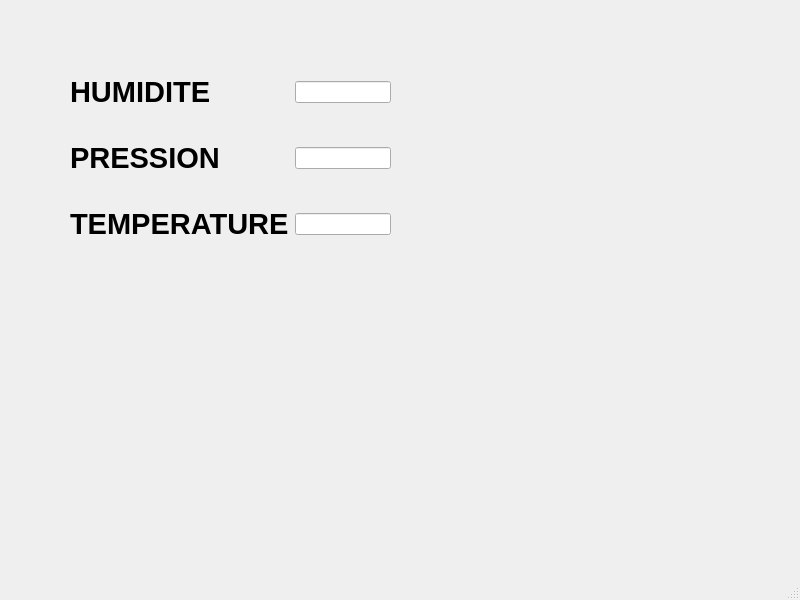
<?xml version="1.0" encoding="UTF-8"?>
<ui version="4.0">
 <class>MainWindow</class>
 <widget class="QMainWindow" name="MainWindow">
  <property name="geometry">
   <rect>
    <x>0</x>
    <y>0</y>
    <width>800</width>
    <height>600</height>
   </rect>
  </property>
  <property name="windowTitle">
   <string>BME280</string>
  </property>
  <property name="dockOptions">
   <set>QMainWindow::AllowTabbedDocks|QMainWindow::AnimatedDocks</set>
  </property>
  <widget class="QWidget" name="centralwidget">
   <widget class="QWidget" name="layoutWidget">
    <property name="geometry">
     <rect>
      <x>70</x>
      <y>49</y>
      <width>321</width>
      <height>221</height>
     </rect>
    </property>
    <layout class="QGridLayout" name="gridLayout">
     <item row="2" column="1">
      <widget class="QLineEdit" name="lineEdit_3"/>
     </item>
     <item row="0" column="1">
      <widget class="QLineEdit" name="lineEdit_1"/>
     </item>
     <item row="1" column="1">
      <widget class="QLineEdit" name="lineEdit_2"/>
     </item>
     <item row="1" column="0">
      <widget class="QLabel" name="label_2">
       <property name="font">
        <font>
         <pointsize>22</pointsize>
         <weight>75</weight>
         <bold>true</bold>
        </font>
       </property>
       <property name="text">
        <string>PRESSION</string>
       </property>
      </widget>
     </item>
     <item row="0" column="0">
      <widget class="QLabel" name="label_1">
       <property name="font">
        <font>
         <pointsize>22</pointsize>
         <weight>75</weight>
         <italic>false</italic>
         <bold>true</bold>
        </font>
       </property>
       <property name="styleSheet">
        <string notr="true">border-bottom-color: rgb(0, 85, 255);</string>
       </property>
       <property name="text">
        <string>HUMIDITE</string>
       </property>
      </widget>
     </item>
     <item row="2" column="0">
      <widget class="QLabel" name="label_3">
       <property name="font">
        <font>
         <pointsize>22</pointsize>
         <weight>75</weight>
         <bold>true</bold>
        </font>
       </property>
       <property name="text">
        <string>TEMPERATURE</string>
       </property>
      </widget>
     </item>
    </layout>
   </widget>
  </widget>
  <widget class="QMenuBar" name="menubar">
   <property name="geometry">
    <rect>
     <x>0</x>
     <y>0</y>
     <width>800</width>
     <height>30</height>
    </rect>
   </property>
  </widget>
  <widget class="QStatusBar" name="statusbar"/>
 </widget>
 <resources/>
 <connections/>
</ui>
